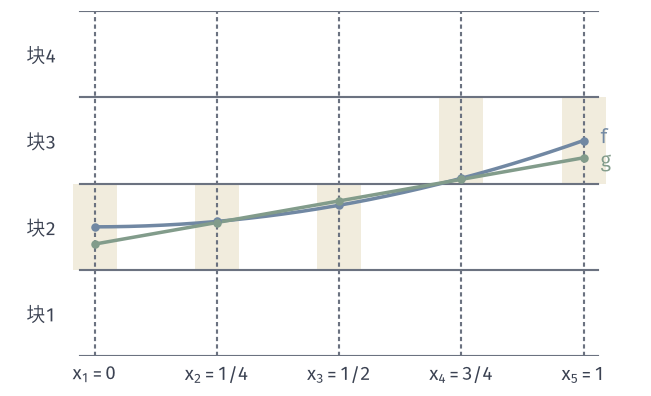

Source code (Python):
from pathlib import Path
import sys
ROOT = next(p for p in Path(__file__).resolve().parents if (p/"build.sh").is_file() and (p/"tex/book.tex").is_file())
sys.path.insert(0, str(ROOT/"figures/00-shared/mathematical-preliminaries-upper/00-shared/comprehension-figures"))
from support import figure, save, BLUE, GREEN, YELLOW, RED, PURPLE, INK, MUTED, GRID, BLUE_FILL, GREEN_FILL, YELLOW_FILL, RED_FILL, PURPLE_FILL
import numpy as np

# f=x^2/2-1/4, g=x/2-0.35；节点 j/4；取值块 (-1,-.5],(-.5,0],(0,.5],(.5,1]；记录 2,2,2,3,3。
def f(x): return x**2/2-.25
def g(x): return x/2-.35
fig, ax = figure(width_mm=92, height_mm=56)
fig.set_layout_engine(None)
fig.subplots_adjust(left=.1, right=.97, top=.97, bottom=.1)
nodes=np.arange(5)/4
for v in nodes:
    b=int(np.ceil((f(v)+1)/.5)); lo=-1+.5*(b-1)
    ax.fill_between([v-.045,v+.045],lo,lo+.5,color=YELLOW_FILL,lw=0)
    ax.plot([v,v],[-1,1],color=MUTED,lw=.85,ls=(0,(2,1.5)),zorder=1)
for y in [-1,-.5,0,.5,1]: ax.plot([-.03,1.03],[y,y],color=MUTED,lw=.85,zorder=1)
x=np.linspace(0,1,400)
ax.plot(x,f(x),color=BLUE,lw=1.4,zorder=3); ax.plot(x,g(x),color=GREEN,lw=1.4,zorder=3)
ax.plot(nodes,f(nodes),'o',ms=3.4,color=BLUE,mew=0,zorder=4); ax.plot(nodes,g(nodes),'o',ms=3.4,color=GREEN,mew=0,zorder=4)
ax.text(1.035,.27,'$f$',color=BLUE,ha='left',va='center'); ax.text(1.035,.13,'$g$',color=GREEN,ha='left',va='center')
ax.set_xlim(-.06,1.1); ax.set_ylim(-1,1)
ax.set_xticks(nodes); ax.set_xticklabels(['$x_1=0$','$x_2=1/4$','$x_3=1/2$','$x_4=3/4$','$x_5=1$'])
ax.set_yticks([-.75,-.25,.25,.75]); ax.set_yticklabels(['块1','块2','块3','块4']); ax.tick_params(axis='y',length=0)
for s in ('left','bottom'): ax.spines[s].set_visible(False)
ax.tick_params(axis='x',length=0)
save(fig,Path(__file__).resolve().parent,'figure',{'formula':'f=x^2/2-1/4, g=x/2-.35, nodes j/4, blocks of length 1/2'})
